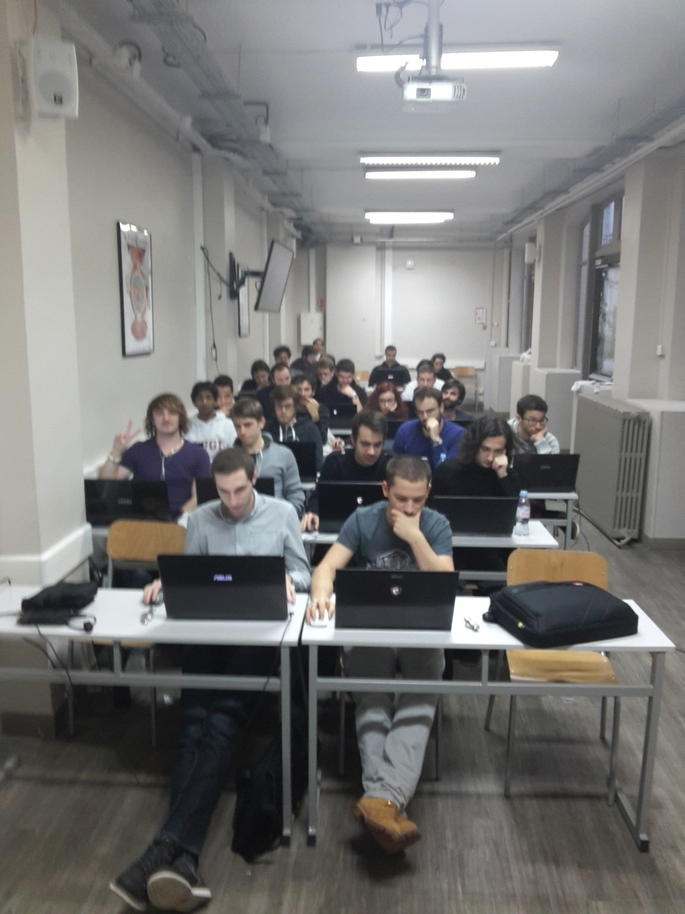
//> input picture TP_NOTE/Resources/left.jpg, 685 x 914 px
$ ./main   (built with g++ and OpenCV 4)
//> lines starting //> are read from the running program, lines starting //| are printed output that depends on the picture
#include <iostream>

#include <opencv2/core/core.hpp>
#include <opencv2/highgui/highgui.hpp>
#include <opencv2/imgproc/imgproc.hpp>
#include <opencv2/video/video.hpp>
#include <opencv2/calib3d.hpp>

void findMatchings(cv::Mat &image1, cv::Mat &image2, std::vector<cv::Point2f> &points1, std::vector<cv::Point2f> &points2);
void showMatchings(cv::Mat &image1, cv::Mat &image2, std::vector<cv::Point2f> points1, std::vector<cv::Point2f> points2);
void rectify(cv::Mat &image1, cv::Mat &image2, std::vector<cv::Point2f> points1, std::vector<cv::Point2f> points2, cv::Mat &rectified1, cv::Mat &rectified2);
cv::Mat computeDisparity(cv::Mat &rectified1, cv::Mat &rectified2);


int main() {
	cv::Mat image1 = cv::imread("Resources/left.jpg", CV_LOAD_IMAGE_GRAYSCALE);
//> image1: 914 rows x 685 cols, CV_8UC1; min 10, max 255, mean 117.6
	cv::Mat image2 = cv::imread("Resources/right.jpg", CV_LOAD_IMAGE_GRAYSCALE);
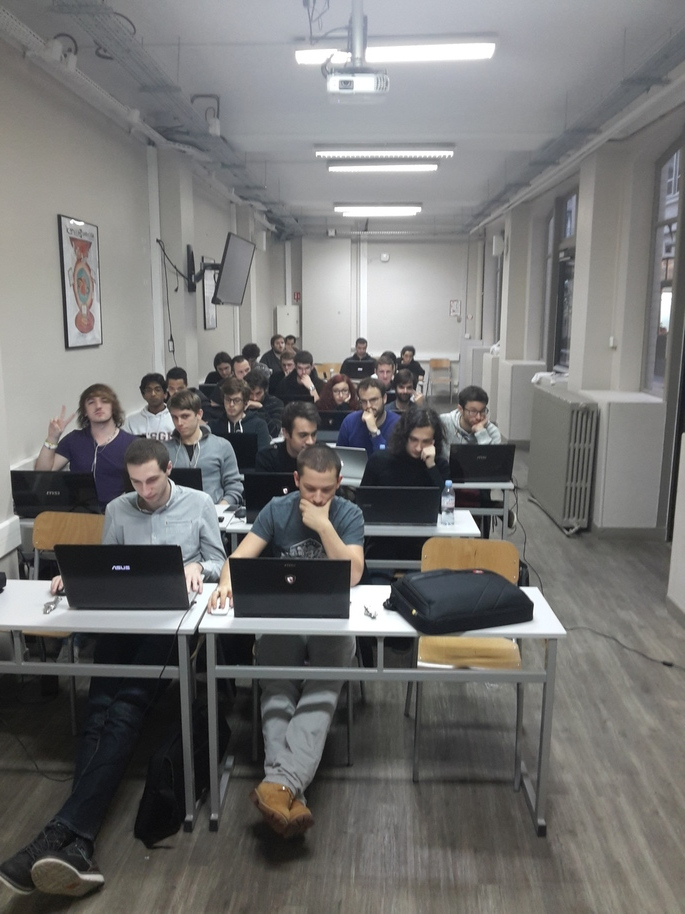
//> input picture TP_NOTE/Resources/right.jpg, 685 x 914 px
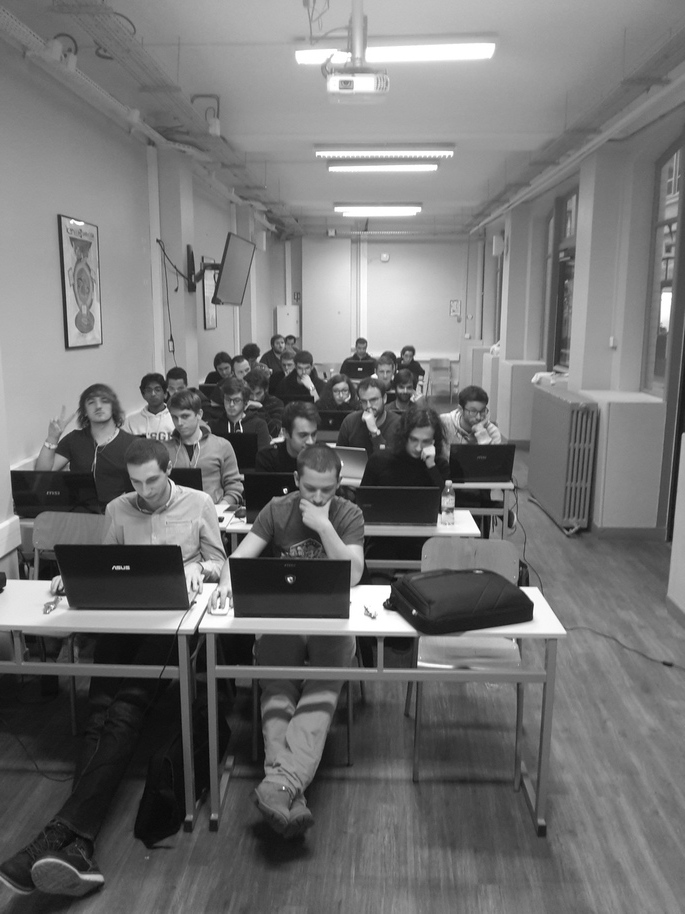
//> image2: 914 rows x 685 cols, CV_8UC1; min 7, max 255, mean 115.2

	std::vector<cv::Point2f> points1;
	std::vector<cv::Point2f> points2;
	findMatchings(image1, image2, points1, points2);
//> in findMatchings, `cv::goodFeaturesToTrack(image1, tmpA, 200, 0.01, 20);`: tmpA = 200 Points (x, y), first 12: [281, 440], [335, 413], [359, 502], [523, 501], [520, 623], [318, 473], [343, 453], [456, 597], [511, 467], [436, 379], [488, 598], [426, 459]
//> in findMatchings, `cv::calcOpticalFlowPyrLK(image1, image2, tmpA, tmpB, status, err);`: tmpB = 200 Points (x, y), first 12: [299.2, 412.8], [350.6, 437.7], [366, 519.5], [447.8, 490.9], [521, 627.5], [364.3, 452.4], [385.2, 431.7], [470.9, 631.1], [518.6, 434.2], [465.2, 376.7], [552.7, 605], [475, 485]; status = 200 values, max 1 at index 0, min 0 at index 24, mean 0.97; err = 200 values, max 113.2 at index 4, min 0 at index 24, mean 25.06
//> after the loop in findMatchings, `for(int i = 0; i < tmpA.size(); ++i)`: points1 = 194 Points (x, y), first 12: [281, 440], [335, 413], [359, 502], [523, 501], [520, 623], [318, 473], [343, 453], [456, 597], [511, 467], [436, 379], [488, 598], [426, 459]; points2 = 194 Points (x, y), first 12: [299.2, 412.8], [350.6, 437.7], [366, 519.5], [447.8, 490.9], [521, 627.5], [364.3, 452.4], [385.2, 431.7], [470.9, 631.1], [518.6, 434.2], [465.2, 376.7], [552.7, 605], [475, 485]
	findMatchings(image2, image1, points2, points1);
//> points2 = 384 Points (x, y), first 12: [299.2, 412.8], [350.6, 437.7], [366, 519.5], [447.8, 490.9], [521, 627.5], [364.3, 452.4], [385.2, 431.7], [470.9, 631.1], [518.6, 434.2], [465.2, 376.7], [552.7, 605], [475, 485]; points1 = 384 Points (x, y), first 12: [281, 440], [335, 413], [359, 502], [523, 501], [520, 623], [318, 473], [343, 453], [456, 597], [511, 467], [436, 379], [488, 598], [426, 459]
	showMatchings(image1, image2, points1, points2);
	cv::Mat rectified1(image1.size(), image1.type());
	cv::Mat rectified2(image2.size(), image2.type());
	rectify(image1, image2, points1, points2, rectified1, rectified2);
	cv::imshow("rectified L", rectified1);
	cv::imshow("rectified R", rectified2);
	cv::waitKey();
	cv::Mat disparity = computeDisparity(rectified1, rectified2);
	cv::imshow("disparity", disparity);
	cv::waitKey();
	return 0;
}

void findMatchings(cv::Mat &image1, cv::Mat &image2, std::vector<cv::Point2f> &points1, std::vector<cv::Point2f> &points2) {
	std::vector<cv::Point2f> tmpA;
	cv::goodFeaturesToTrack(image1, tmpA, 200, 0.01, 20);

	std::vector<unsigned char> status;
	std::vector<float> err;
	std::vector<cv::Point2f> tmpB;
	cv::calcOpticalFlowPyrLK(image1, image2, tmpA, tmpB, status, err);

	for(int i = 0; i < tmpA.size(); ++i) {
		if(status[i] == 1) {
			points1.push_back(tmpA[i]);
			points2.push_back(tmpB[i]);
		}
	}
}

void showMatchings(cv::Mat &image1, cv::Mat &image2, std::vector<cv::Point2f> points1, std::vector<cv::Point2f> points2) {
	cv::Mat matchings;
	image1.convertTo(matchings, CV_8UC4, 1, 0);

	for(int i = 0; i < points1.size(); ++i) {
		cv::line(matchings, points1[i], points2[i], cv::Scalar(0.f, 0.f, 1.f));
	}
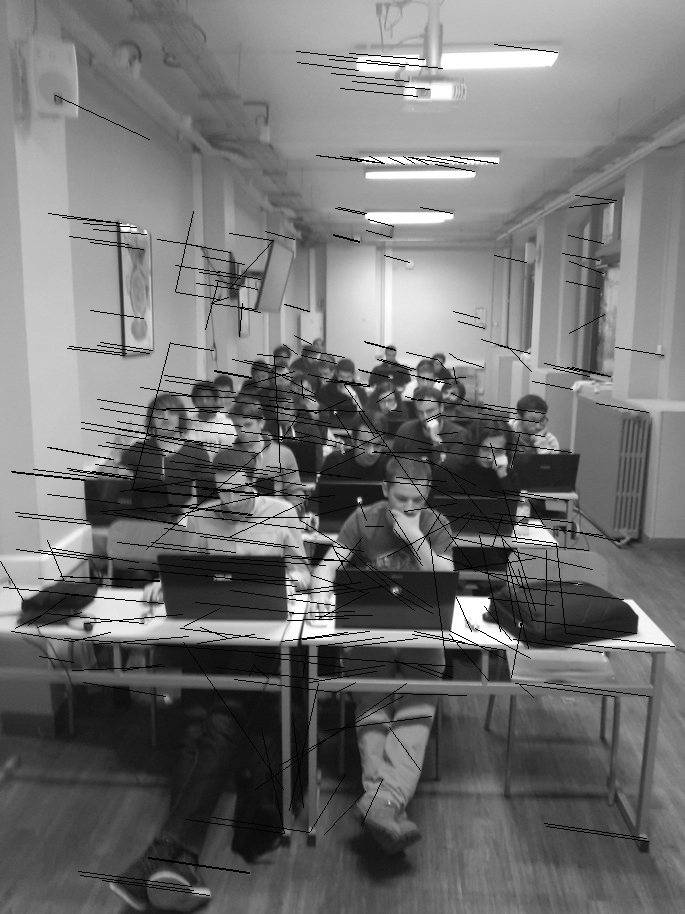
//> matchings: 914 rows x 685 cols, CV_8UC1; min 0, max 255, mean 113.7
	cv::imshow("matchings", matchings);

	cv::Mat matchingsBig(image1.rows, image1.cols + image2.cols, image1.type()), out;
	image1.copyTo(matchingsBig(cv::Rect(0, 0, image1.cols, image1.rows)));
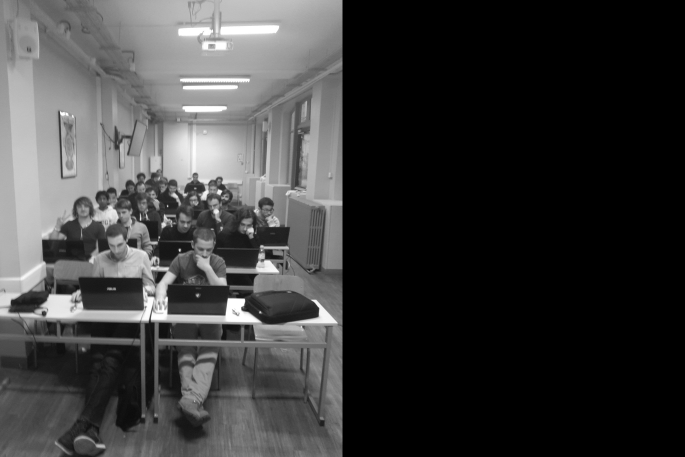
//> matchingsBig: 914 rows x 1370 cols, CV_8UC1 (shown at 1/2 size); min 0, max 255, mean 58.8
	image2.copyTo(matchingsBig(cv::Rect(image1.cols, 0, image2.cols, image2.rows)));

	cv::cvtColor(matchingsBig, out, CV_GRAY2BGR);

	for(int i = 0; i < points1.size(); ++i) {
		cv::line(out, points1[i], cv::Point2f(points2[i].x + image1.cols, points2[i].y), cv::Scalar(0.f, 0.f, 1.f));
	}
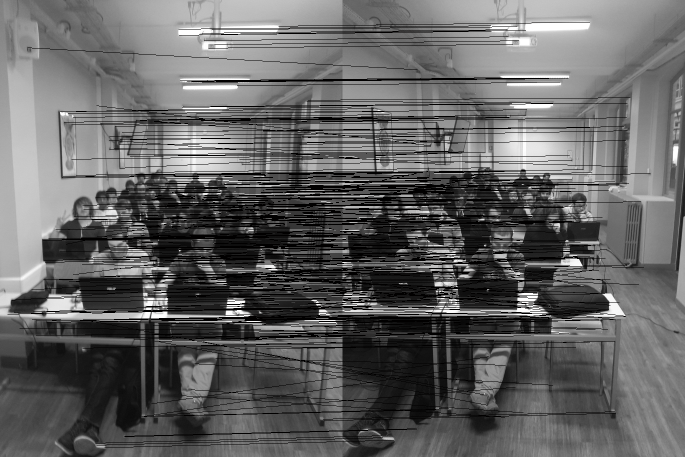
//> out: 914 rows x 1370 cols, CV_8UC3 (shown at 1/2 size); mean B, G, R 99.4, 99.4, 99.5
	cv::imshow("matchingsBig", out);
}

void rectify(cv::Mat &image1, cv::Mat &image2, std::vector<cv::Point2f> points1, std::vector<cv::Point2f> points2, cv::Mat &rectified1, cv::Mat &rectified2) {
	cv::Mat fundalmentalMat = cv::findFundamentalMat(points1, points2);
//> fundalmentalMat = [[-3.07e-08, 1.04e-06, -0.00225], [7.59e-07, 2.18e-06, 0.118], [0.00181, -0.12, 1]]

	cv::Mat hl, hr;
	bool boolean = cv::stereoRectifyUncalibrated(points1, points2, fundalmentalMat, image1.size(), hl, hr);
//> hl = [[0.119, -1.63e-06, -5.35], [-0.00181, 0.12, -0.221], [7.61e-07, 2.17e-06, 0.119]]; hr = [[0.997, 0.0149, -5.68], [-0.019, 1, 6.59], [-9.04e-06, -1.35e-07, 1]]; boolean = true

	cv::warpPerspective(image1, rectified1, hl, image1.size());
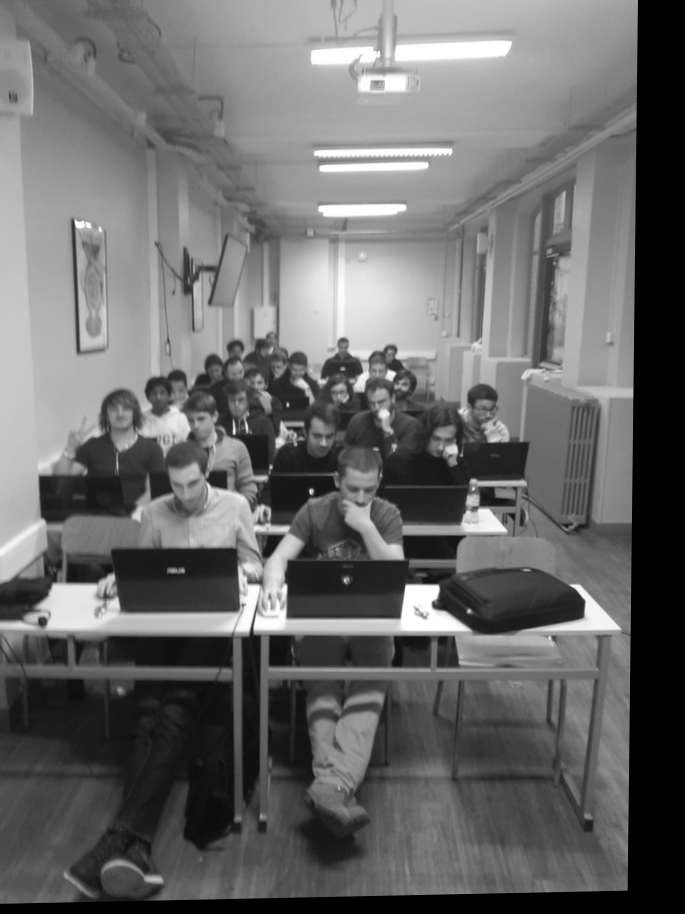
//> rectified1: 914 rows x 685 cols, CV_8UC1; min 0, max 255, mean 105.2
	cv::warpPerspective(image2, rectified2, hr, image2.size());
}

cv::Mat computeDisparity(cv::Mat &rectified1, cv::Mat &rectified2) {
	cv::Mat disparity16S = cv::Mat(rectified1.rows, rectified1.cols, CV_16S);
	cv::Mat disparity8U = cv::Mat(rectified2.rows, rectified2.cols, CV_8UC1);

	cv::Ptr<cv::StereoBM> sbm = cv::StereoBM::create(80, 21);
	sbm->compute(rectified1, rectified2, disparity16S);
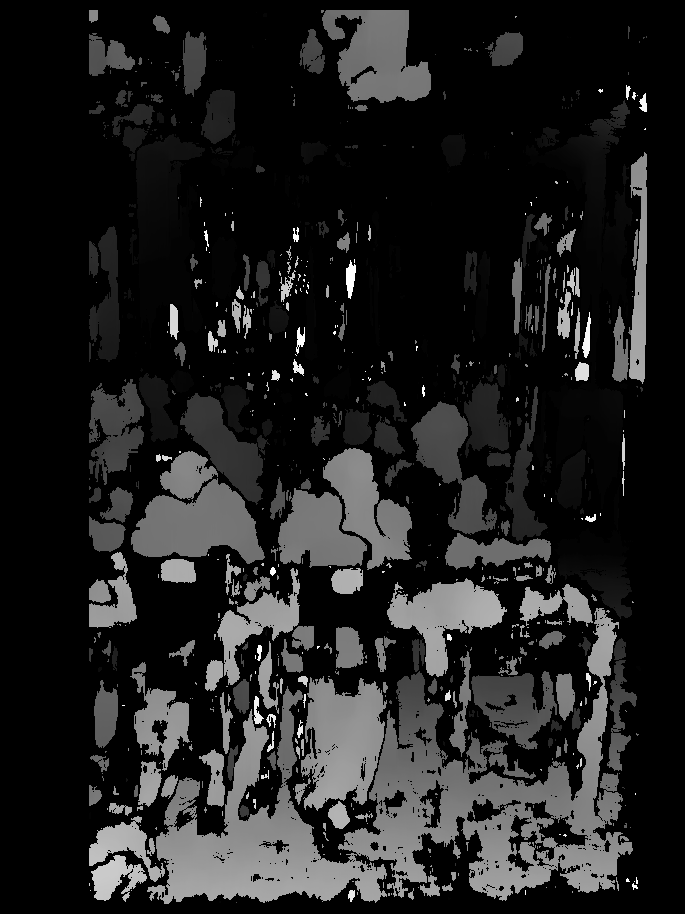
//> disparity16S: 914 rows x 685 cols, CV_16SC1; min -16, max 1264, mean 147.5; drawn with min black and max white

	double min; double max;
	cv::minMaxLoc(disparity16S, &min, &max);
//> min = -16; max = 1264

	disparity16S.convertTo(disparity8U, CV_8UC1, 255 / (max - min), -min * 255 / (max - min));

	return disparity8U;
}
